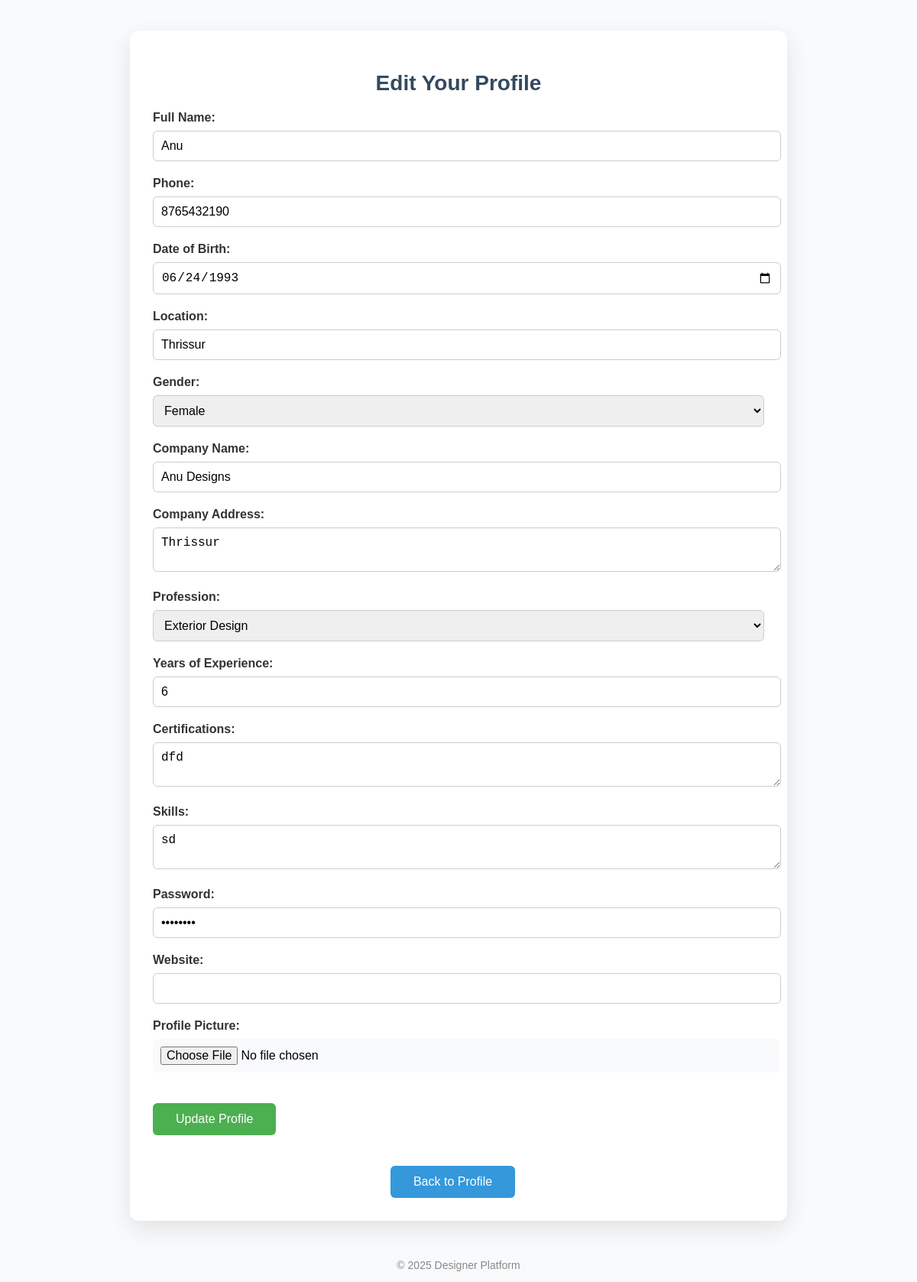
The page /designer_editprofile/ (signed in) on the database its author committed.
### realapp/models.py (models this page shows, shortened)
class Designer(models.Model):
    name = models.CharField(max_length=255)
    email = models.EmailField(unique=True)
    phone = models.CharField(max_length=15, blank=True, null=True)
    date_of_birth = models.DateField(null=True, blank=True)
    location = models.CharField(max_length=100, blank=True, null=True)
    gender = models.CharField(max_length=10, choices=[('Male', 'Male'), ('Female', 'Female'), ('Other', 'Other')], blank=True, null=True)
    company_name = models.CharField(max_length=255, blank=True, null=True)
    company_address = models.TextField(blank=True, null=True)
    profession = models.CharField(max_length=100, choices=[('Interior', 'Interior Design'), ('Exterior', 'Exterior Design')], blank=True, null=True)
    years_of_experience = models.IntegerField(default=0)
    certifications = models.TextField(blank=True, null=True)
    skills = models.TextField(blank=True, null=True)
    password = models.CharField(max_length=225)
    profile_picture = models.ImageField(upload_to='designer_profile_pics/', blank=True, null=True)
    website = models.URLField(blank=True, null=True)
    created_at = models.DateTimeField(auto_now_add=True)
    updated_at = models.DateTimeField(auto_now=True)

### realapp/views.py (the view, shortened to what this page needs)
# urls.py: path('designer_editprofile/', views.designer_editprofile, name='designer_editprofile'),
def designer_editprofile(request):
    semail = request.session.get('email')
    if not semail:
        return redirect('designer_login')
    try:
        designer = Designer.objects.get(email=semail)
        return render(request, 'designer_editprofile.html', {'designer': designer})
    except Designer.DoesNotExist:
        messages.error(request, "Designer not found.")
        return redirect('designer_login')

### realapp/templates/designer_editprofile.html (shortened to what this page needs)
<!DOCTYPE html>
<html lang="en">
<head>
</head>
<body>
    <div class="container">
        <h2>Edit Your Profile</h2>
        <form method="POST" enctype="multipart/form-data">
            <div class="form-group">
                <label for="name">Full Name:</label>
                <input type="text" id="name" name="name" value="{{ designer.name }}" required>
            </div>
            <div class="form-group">
                <label for="phone">Phone:</label>
                <input type="text" id="phone" name="phone" value="{{ designer.phone }}">
            </div>
            <div class="form-group">
                <label for="date_of_birth">Date of Birth:</label>
                <input type="date" id="date_of_birth" name="date_of_birth" value="{{ designer.date_of_birth|date:'Y-m-d' }}" required>
            </div>
            <div class="form-group">
                <label for="location">Location:</label>
                <input type="text" id="location" name="location" value="{{ designer.location }}">
            </div>
            <div class="form-group">
                <label for="gender">Gender:</label>
                <select id="gender" name="gender">
                    <option value="Female" {% if designer.gender == 'Female' %}selected{% endif %}>Female</option>
                </select>
            </div>
            <div class="form-group">
                <label for="company_name">Company Name:</label>
                <input type="text" id="company_name" name="company_name" value="{{ designer.company_name }}">
            </div>
            <div class="form-group">
                <label for="company_address">Company Address:</label>
                <textarea id="company_address" name="company_address">{{ designer.company_address }}</textarea>
            </div>
            <div class="form-group">
                <label for="profession">Profession:</label>
                <select id="profession" name="profession">
                    <option value="Exterior" {% if designer.profession == 'Exterior' %}selected{% endif %}>Exterior Design</option>
                </select>
            </div>
            <div class="form-group">
                <label for="years_of_experience">Years of Experience:</label>
                <input type="number" id="years_of_experience" name="years_of_experience" value="{{ designer.years_of_experience }}">
            </div>
            <div class="form-group">
                <label for="certifications">Certifications:</label>
                <textarea id="certifications" name="certifications">{{ designer.certifications }}</textarea>
            </div>
            <div class="form-group">
                <label for="skills">Skills:</label>
                <textarea id="skills" name="skills">{{ designer.skills }}</textarea>
            </div>
            <div class="form-group">
                <label for="password">Password:</label>
                <input type="password" id="password" name="password" value="{{ designer.password }}">
            </div>
            <div class="form-group">
                <label for="website">Website:</label>
                <input type="text" id="website" name="website" value="{{ designer.website }}">
            </div>
            <div class="form-group">
                <label for="profile_picture">Profile Picture:</label>
                <input type="file" id="profile_picture" name="profile_picture">
            </div>
            <button type="submit" class="btn-submit">Update Profile</button>
        </form>
        <div style="text-align: center; margin-top: 20px;">
            <a href="{% url 'designer_profile' %}" class="btn-back">Back to Profile</a>
        </div>
    </div>
    <footer>
        <p>&copy; 2025 Designer Platform</p>
    </footer>
</body>
</html>

### realapp/templates/designer_editprofile.html (style rules this page uses)
body { font-family: 'Arial', sans-serif; background-color: #f9fafc; margin: 0; padding: 0; }
.container { max-width: 800px; margin: 40px auto; padding: 30px; background-color: #fff; border-radius: 12px; box-shadow: 0 10px 30px rgba(0, 0, 0, 0.1); }
h2 { font-size: 28px; margin-bottom: 20px; text-align: center; color: #34495e; }
.form-group { margin-bottom: 20px; }
label { font-size: 16px; color: #333; font-weight: bold; margin-bottom: 8px; display: block; }
input, textarea, select { width: 100%; padding: 10px; font-size: 16px; border-radius: 6px; border: 1px solid #ccc; }
input[type="file"] { border: none; background-color: #f9fafc; padding: 10px; }
.btn-submit { background-color: #4CAF50; color: #fff; padding: 12px 30px; font-size: 16px; border: none; border-radius: 6px; cursor: pointer; margin-top: 20px; transition: background-color 0.3s; }
.btn-back { display: inline-block; padding: 12px 30px; background-color: #3498db; color: #fff; text-decoration: none; border-radius: 6px; font-size: 16px; margin-top: 20px; transition: background-color 0.3s; margin-right: 15px; }
footer { text-align: center; margin-top: 50px; font-size: 14px; color: #888; }

### rows shown on the page
Designer: name "Anu", phone "8765432190", date_of_birth "06/24/1993", location "Thrissur", gender "Female", company_name "Anu Designs", company_address "Thrissur", profession "Exterior Design", years_of_experience "6", certifications "dfd", skills "sd"
